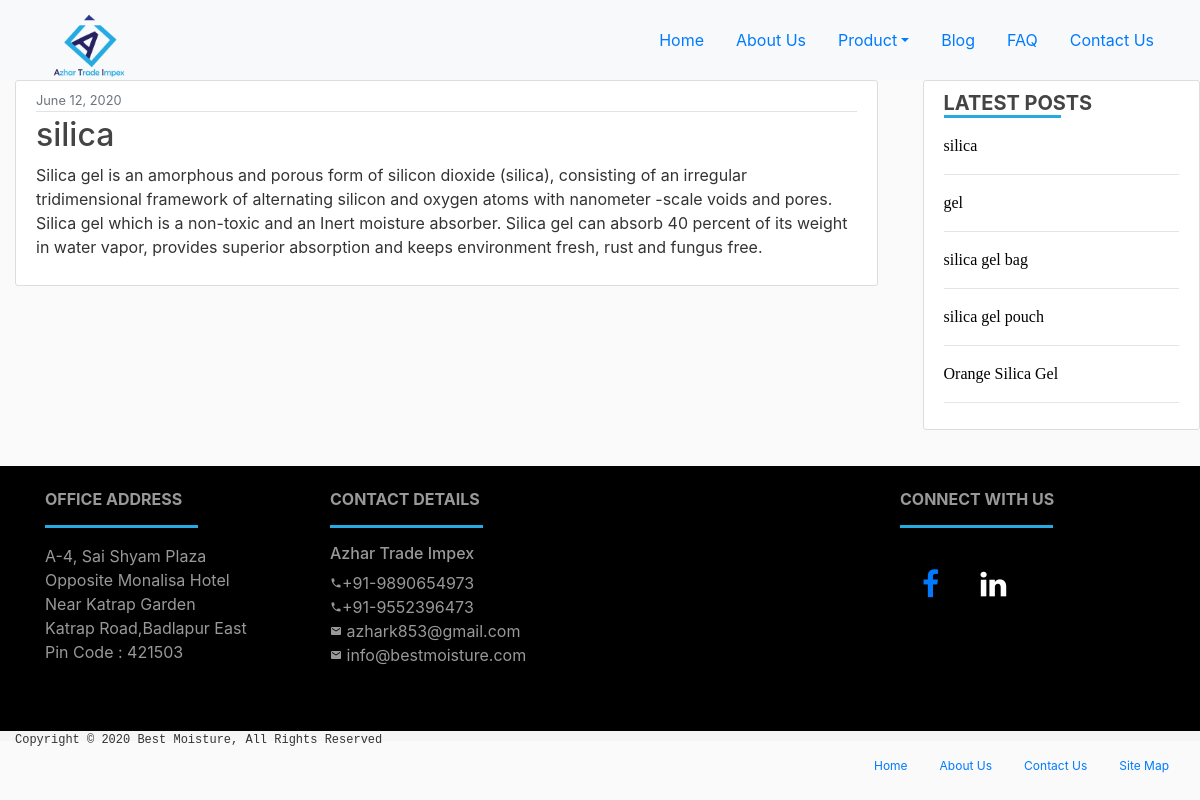
Screenshot of /silica with the database file from the repository.
### blog/models.py (models this page shows, shortened)
class Post(models.Model):
    title = models.CharField(max_length=100)
    content = models.TextField()
    date_posted = models.DateTimeField(default=timezone.now)
    slug = models.SlugField(null=False, unique= True)

### blog/views.py (the view)
# urls.py: path('<slug:slug>', PostDetailView.as_view(), name='post_detail'),
class PostDetailView(DetailView):
    model = Post
    template_name = 'blog/post_detail.html'

### blog/templatetags/blog_tags.py (called while the page is built)
@register.simple_tag
def get_recent_posts(num=5):
    return Post.objects.all().order_by('-date_posted')[:num]

### blog/templates/blog/post_detail.html
{%extends 'blog1/base.html'%}
{%block content%}
    <div class="container">
        <article class="media content-section">
            <div class="media-body">
            <div class="article-metadata">
                <small class="text-muted">{{ object.date_posted|date:'F d, Y' }}</small>
            </div>
            <h2>{{ object.title }}</h2>
            <p class="article-content">{{ object.content}}</p>
            </div>
        </article>
    </div>
{%endblock%}

### blog/templates/blog1/base.html (shortened to what this page needs)
{%load static%}
{% load blog_tags%}
<html>
<head>
    <link rel="stylesheet" href="{%static 'blog/bootstrap.css'%}">
    <link rel="stylesheet" href="https://cdnjs.cloudflare.com/ajax/libs/font-awesome/4.7.0/css/font-awesome.min.css">
    <link rel="stylesheet" type="text/css" href="{%static 'blog/main.css'%}">
</head>
<body>
    <header class="site-header">
        <nav class="navbar navbar-expand navbar-light bg-light flex-column flex-md-row bd-navbar fixed-top">
            <div class="container">
                    <a class="navbar-brand" style="margin-bottom: 20px;" href="/">
                        <img src="{%static 'blog/azhar-logo.png' %}" width="90px" height="90px" alt="">
                    </a>
                <ul class="nav justify-content-end">
                    <li class="nav-item">
                        <a class="nav-item nav-link" href="/">Home</a>
                    </li>
                    <li class="nav-item">
                        <a class="nav-item nav-link" href="{%url 'blog-about'%}">About Us</a>
                    </li>
                    <li class="nav-item dropdown">
                        <a class="nav-link dropdown-toggle" href="#" id="navbarDropdown" role="button"
                            data-toggle="dropdown" aria-hashpop="true" aria-expanded="false">Product</a>
                    </li>
                    <li class="nav-item">
                        <a class="nav-item nav-link" href="{%url 'post'%}">Blog</a>
                    </li>
                    <li class="nav-item">
                        <a class="nav-item nav-link" href="{%url 'blog-FAQ'%}">FAQ</a>
                    </li>
                    <li class="nav-item">
                        <a class="nav-item nav-link" href="{%url 'blog-contact'%}">Contact Us</a>
                    </li>
                </ul>
            </div>
        </nav>
    </header>
    <div class="row">
        <div class=" container col-md-9">
            {%block content%}
            {%endblock%}
        </div> <br>
        <div class=" container col-md-3">
            {%block data%}
                <div class="content-section">
                    <h5 style="margin-bottom: 0px !important;"><b>LATEST POSTS</b></h5>
                    <hr style="border-top: 3px solid #25aae1; margin-top: 0px !important;" align="left" width="50%">
                    {% get_recent_posts as post_list%}
                    <ul style="padding-inline-start: 0px !important;">
                        {% for post in post_list%}
                                    <a href="{%url 'post_detail' post.slug %}"><span class="recent_post">{{post.title}}</span></a>
                            <hr style="line-height: 100%;">
                            {% endfor %}
                    </ul>
                </div>
            {%endblock%}
        </div>
    </div>
    <footer class="page-footer font-small" style="background-color:black">
        <div class="container col-md-12">
            <div class="container text-center text-md-left">
                <div class="row mt-3 py-4" style="padding-bottom: 0px; padding-top: 0px;">
                    <div class="col-md-3 mb-4" style="color: #999999;">
                        <h6 class="text-uppercase font-weight-bold" style="color: #999999;">Office Address</h6>
                        <hr style="border-top: 3px solid #25aae1;" align="left" width="60%">
                        <p>
                            A-4, Sai Shyam Plaza <br>
                            Opposite Monalisa Hotel <br>
                            Near Katrap Garden <br>
                            Katrap Road,Badlapur East <br>
                            Pin Code : 421503
                        </p>
                    </div>
                    <div class="col-md-3 mb-4" style="color: #999999;">
                        <h6 class="text-uppercase font-weight-bold" style="color: #999999;"> Contact Details</h6>
                        <hr style="border-top: 3px solid #25aae1;" align="left" width="60%">
                        <p>
                            <h6 style="color: #999999;">Azhar Trade Impex</h6>
                            <i class="material-icons" style="font-size:12px">phone</i>+91-9890654973 <br>
                            <i class="material-icons" style="font-size:12px">phone</i>+91-9552396473<br>
                            <i class="material-icons" style="font-size:12px">email</i> azhark853@gmail.com<br>
                            <i class="material-icons" style="font-size:12px">email</i> info@bestmoisture.com
                        </p>
                    </div>
                    <div class="col-md-3 mb-4">
                    </div>
                    <div class="social-media-button-container col-md-3 mb-4" style="color: #999999; text-align: left;">
                        <h6 class="text-uppercase font-weight-bold" style="color: #999999;"> Connect with Us</h6>
                        <hr style="border-top: 3px solid #25aae1;" align="left" width="60%" height="40%">
                        <a href="#" class="fa fa-facebook"></a>
                        <a href="#" class="fa fa-linkedin"></a>
                    </div>
                </div>
            </div>
        </div>
    </footer>
    <footer style="color: #333333; background-color:whitesmoke">
        <div class="container col-md-12" style="height:10px; margin-bottom: 0px;">
            <p style="font-family:monospace; margin-bottom: 0px; font-size:12px;">Copyright © 2020 Best Moisture, All
                Rights Reserved </p>
            <ul class="nav justify-content-end" style="font-size: 12px;">
                <li class="nav-item">
                    <a class="nav-link active" href="/">Home</a>
                </li>
                <li class="nav-item">
                    <a class="nav-link" href="{% url 'blog-about'%}">About Us</a>
                </li>
                <li class="nav-item">
                    <a class="nav-link" href="{% url 'blog-contact'%}">Contact Us</a>
                </li>
                <li class="nav-item">
                    <a class="nav-link" href="{% url 'django.contrib.sitemaps.views.sitemap'%}">Site Map</a>
                </li>
            </ul>
        </div>
    </footer>
</body>
</html>

### blog/static/blog/main.css (style rules this page uses)
body { background: #fafafa; color: #333333; margin-top: 5rem; }
h1, h2, h3, h4, h5, h6 { color: #444444; }
ul { margin: 0; }
.navbar { min-height: 12px; }
.navbar-brand { position: relative; width: 100px; left: 15px; max-height: 100px; min-height: 60px; height: 50px; line-height: 50px; padding-top: 0px; margin-bottom: 20px; }
.content-section { background: #ffffff; padding: 10px 20px; border: 1px solid #dddddd; border-radius: 3px; margin-bottom: 20px; }
.article-content { white-space: pre-line; }
.article-metadata { padding-bottom: 1px; margin-bottom: 4px; border-bottom: 1px solid #e3e3e3 }
.fa { padding: 20px; font-size: 30px; width: 50px; text-align: center; text-decoration: none; margin: 5px 2px; border-radius: 100%; }
.fa-linkedin { color:white; }
.recent_post { color: #000000; font-family: Verdana; font-size: 16px; }

### rows the page displays
Post: date_posted "June 12, 2020", title "silica", content "Silica gel is an amorphous and porous form of silicon dioxide (silica), consisting of an irregular tridimensional framework of alternating silicon and oxygen atoms with nanometer -scale voids and pores. Silica gel which is a non-toxic and an Inert moisture absorber. Silica gel can absorb 40 percent of its weight in water vapor, provides superior absorption and keeps environment fresh, rust and fungus free."
Post: title "gel"
Post: title "silica gel bag"
Post: title "silica gel pouch"
Post: title "Orange Silica Gel"
